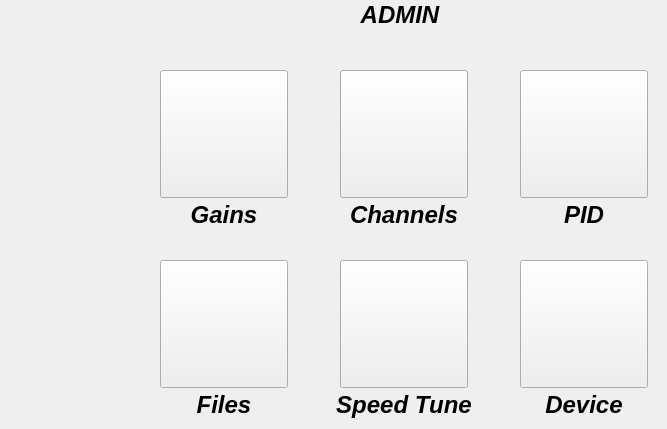
      <widget class="QWidget" name="tab_admin_main">
       <attribute name="title">
        <string>Page</string>
       </attribute>
       <widget class="QLabel" name="label_main_25">
        <property name="geometry">
         <rect>
          <x>250</x>
          <y>0</y>
          <width>300</width>
          <height>30</height>
         </rect>
        </property>
        <property name="font">
         <font>
          <family>Ubuntu</family>
          <pointsize>18</pointsize>
          <weight>75</weight>
          <italic>true</italic>
          <bold>true</bold>
         </font>
        </property>
        <property name="styleSheet">
         <string notr="true">border-color: rgba(255, 255, 255, 0);</string>
        </property>
        <property name="text">
         <string>ADMIN</string>
        </property>
        <property name="alignment">
         <set>Qt::AlignCenter</set>
        </property>
       </widget>
       <widget class="QPushButton" name="pushButton_admin_channels">
        <property name="geometry">
         <rect>
          <x>340</x>
          <y>70</y>
          <width>128</width>
          <height>128</height>
         </rect>
        </property>
        <property name="font">
         <font>
          <pointsize>16</pointsize>
         </font>
        </property>
        <property name="text">
         <string/>
        </property>
       </widget>
       <widget class="QPushButton" name="pushButton_admin_device">
        <property name="geometry">
         <rect>
          <x>520</x>
          <y>260</y>
          <width>128</width>
          <height>128</height>
         </rect>
        </property>
        <property name="font">
         <font>
          <pointsize>16</pointsize>
         </font>
        </property>
        <property name="text">
         <string/>
        </property>
       </widget>
       <widget class="QPushButton" name="pushButton_admin_files">
        <property name="geometry">
         <rect>
          <x>160</x>
          <y>260</y>
          <width>128</width>
          <height>128</height>
         </rect>
        </property>
        <property name="font">
         <font>
          <pointsize>16</pointsize>
         </font>
        </property>
        <property name="text">
         <string/>
        </property>
       </widget>
       <widget class="QLabel" name="label_main_21">
        <property name="geometry">
         <rect>
          <x>150</x>
          <y>390</y>
          <width>148</width>
          <height>30</height>
         </rect>
        </property>
        <property name="font">
         <font>
          <family>Ubuntu</family>
          <pointsize>18</pointsize>
          <weight>75</weight>
          <italic>true</italic>
          <bold>true</bold>
         </font>
        </property>
        <property name="styleSheet">
         <string notr="true">border-color: rgba(255, 255, 255, 0);</string>
        </property>
        <property name="text">
         <string>Files</string>
        </property>
        <property name="alignment">
         <set>Qt::AlignCenter</set>
        </property>
       </widget>
       <widget class="QLabel" name="label_main_22">
        <property name="geometry">
         <rect>
          <x>510</x>
          <y>390</y>
          <width>148</width>
          <height>30</height>
         </rect>
        </property>
        <property name="font">
         <font>
          <family>Ubuntu</family>
          <pointsize>18</pointsize>
          <weight>75</weight>
          <italic>true</italic>
          <bold>true</bold>
         </font>
        </property>
        <property name="styleSheet">
         <string notr="true">border-color: rgba(255, 255, 255, 0);</string>
        </property>
        <property name="text">
         <string>Device</string>
        </property>
        <property name="alignment">
         <set>Qt::AlignCenter</set>
        </property>
       </widget>
       <widget class="QPushButton" name="pushButton_admin_gains">
        <property name="geometry">
         <rect>
          <x>160</x>
          <y>70</y>
          <width>128</width>
          <height>128</height>
         </rect>
        </property>
        <property name="font">
         <font>
          <pointsize>16</pointsize>
         </font>
        </property>
        <property name="text">
         <string/>
        </property>
       </widget>
       <widget class="QLabel" name="label_main_20">
        <property name="geometry">
         <rect>
          <x>510</x>
          <y>200</y>
          <width>148</width>
          <height>30</height>
         </rect>
        </property>
        <property name="font">
         <font>
          <family>Ubuntu</family>
          <pointsize>18</pointsize>
          <weight>75</weight>
          <italic>true</italic>
          <bold>true</bold>
         </font>
        </property>
        <property name="styleSheet">
         <string notr="true">border-color: rgba(255, 255, 255, 0);</string>
        </property>
        <property name="text">
         <string>PID</string>
        </property>
        <property name="alignment">
         <set>Qt::AlignCenter</set>
        </property>
       </widget>
       <widget class="QPushButton" name="pushButton_admin_pid">
        <property name="geometry">
         <rect>
          <x>520</x>
          <y>70</y>
          <width>128</width>
          <height>128</height>
         </rect>
        </property>
        <property name="font">
         <font>
          <pointsize>16</pointsize>
         </font>
        </property>
        <property name="text">
         <string/>
        </property>
       </widget>
       <widget class="QLabel" name="label_main_18">
        <property name="geometry">
         <rect>
          <x>150</x>
          <y>200</y>
          <width>148</width>
          <height>30</height>
         </rect>
        </property>
        <property name="font">
         <font>
          <family>Ubuntu</family>
          <pointsize>18</pointsize>
          <weight>75</weight>
          <italic>true</italic>
          <bold>true</bold>
         </font>
        </property>
        <property name="styleSheet">
         <string notr="true">border-color: rgba(255, 255, 255, 0);</string>
        </property>
        <property name="text">
         <string>Gains</string>
        </property>
        <property name="alignment">
         <set>Qt::AlignCenter</set>
        </property>
       </widget>
       <widget class="QLabel" name="label_main_19">
        <property name="geometry">
         <rect>
          <x>330</x>
          <y>200</y>
          <width>148</width>
          <height>30</height>
         </rect>
        </property>
        <property name="font">
         <font>
          <family>Ubuntu</family>
          <pointsize>18</pointsize>
          <weight>75</weight>
          <italic>true</italic>
          <bold>true</bold>
         </font>
        </property>
        <property name="styleSheet">
         <string notr="true">border-color: rgba(255, 255, 255, 0);</string>
        </property>
        <property name="text">
         <string>Channels</string>
        </property>
        <property name="alignment">
         <set>Qt::AlignCenter</set>
        </property>
       </widget>
       <widget class="QLabel" name="label_main_23">
        <property name="geometry">
         <rect>
          <x>330</x>
          <y>390</y>
          <width>148</width>
          <height>30</height>
         </rect>
        </property>
        <property name="font">
         <font>
          <family>Ubuntu</family>
          <pointsize>18</pointsize>
          <weight>75</weight>
          <italic>true</italic>
          <bold>true</bold>
         </font>
        </property>
        <property name="styleSheet">
         <string notr="true">border-color: rgba(255, 255, 255, 0);</string>
        </property>
        <property name="text">
         <string>Speed Tune</string>
        </property>
        <property name="alignment">
         <set>Qt::AlignCenter</set>
        </property>
       </widget>
       <widget class="QPushButton" name="pushButton_admin_speed_tune">
        <property name="geometry">
         <rect>
          <x>340</x>
          <y>260</y>
          <width>128</width>
          <height>128</height>
         </rect>
        </property>
        <property name="font">
         <font>
          <pointsize>16</pointsize>
         </font>
        </property>
        <property name="text">
         <string/>
        </property>
       </widget>
      </widget>
